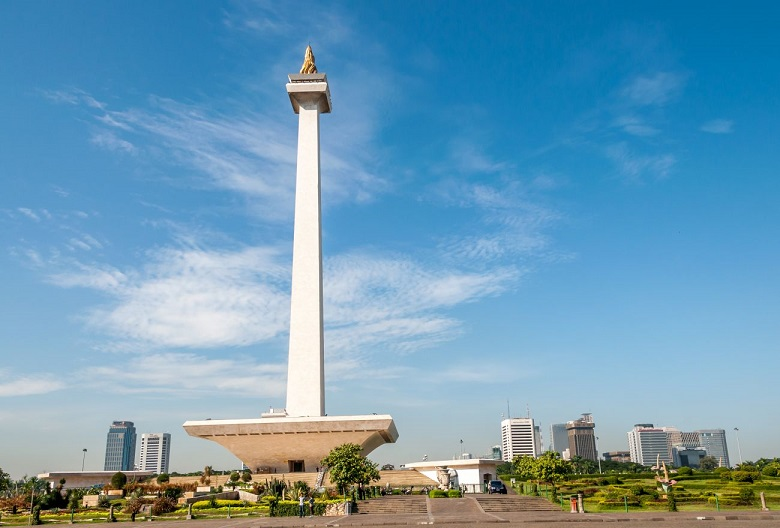
#> input picture Latihan/monas.jpg, 780 x 528 px
$ jupyter execute 'Latihan 1_2.ipynb'
#> lines starting #> are read from the running program, lines starting #| are printed output that depends on the picture
[cell 1]
import cv2 as cv
import numpy as np
from skimage.util import random_noise

[cell 2]
# Load the image
img = cv.imread("monas.jpg")
#> img is the input picture: shape (528, 780, 3); mean B, G, R 181.2, 155.6, 109.6
# Add salt-and-pepper noise to the image.
noise_img_snp = random_noise(img, mode='s&p',amount=0.05)
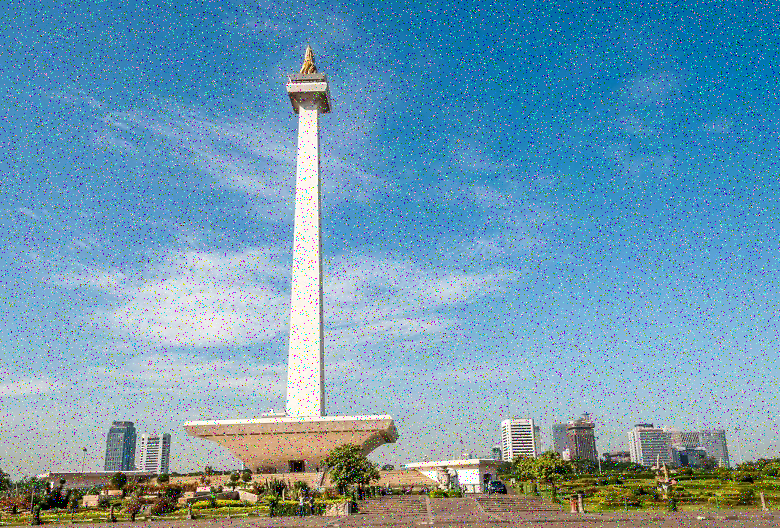
#> noise_img_snp: shape (528, 780, 3) float64; mean B, G, R 0.7, 0.605, 0.433
# Add gaussian noise to the image.
noise_img_gaussian = random_noise(img, mode='gaussian', mean=0, var=0.01)
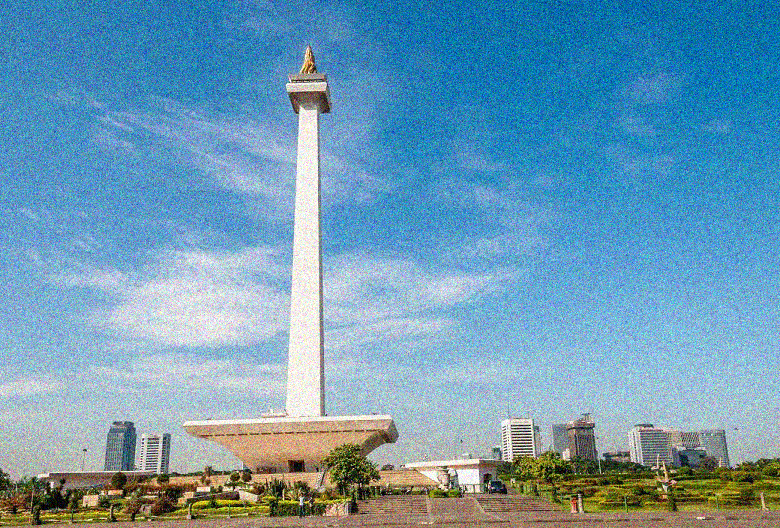
#> noise_img_gaussian: shape (528, 780, 3) float64; mean B, G, R 0.71, 0.609, 0.432
# Add speckle noise to the image.
noise_img_speckle = random_noise(img, mode='speckle')

[cell 3]
# The above function returns a floating-point image on the range [0, 1], thus we changed it to 'uint8' and from [0,255]
noise_img_snp = np.array(255*noise_img_snp, dtype = 'uint8')
noise_img_gaussian = np.array(255*noise_img_gaussian, dtype = 'uint8')
noise_img_speckle = np.array(255*noise_img_speckle, dtype = 'uint8')
# image reduction
kernel_3_3 = np.ones((3,3),np.float32)/9

[cell 4]
img_snp_average_filter = cv.filter2D(noise_img_snp,cv.CV_8U,kernel_3_3,(-1,-1), delta = 0,
borderType = cv.BORDER_DEFAULT)
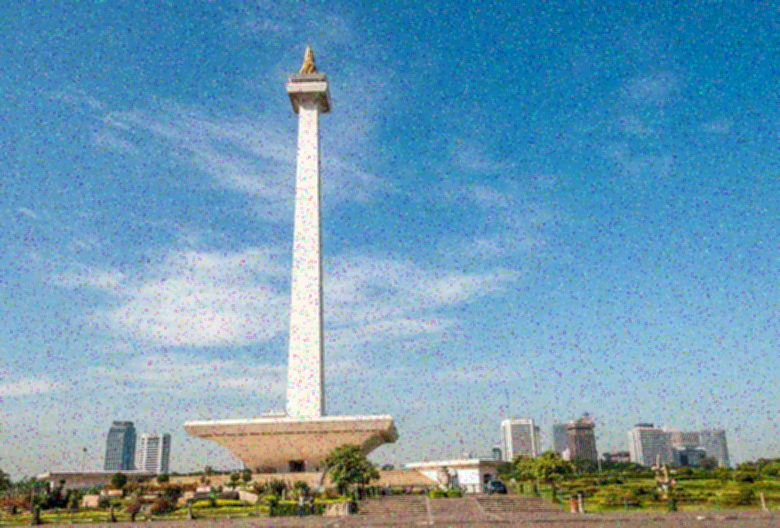
#> img_snp_average_filter: shape (528, 780, 3); mean B, G, R 178.4, 154.1, 110.4
img_snp_median_median = cv.medianBlur(noise_img_snp,3)
img_gaussian_average_filter = cv.filter2D(noise_img_gaussian,cv.CV_8U,kernel_3_3,(-1,-1), delta = 0,
borderType = cv.BORDER_DEFAULT)
img_gaussian_median_median = cv.medianBlur(noise_img_gaussian,3)
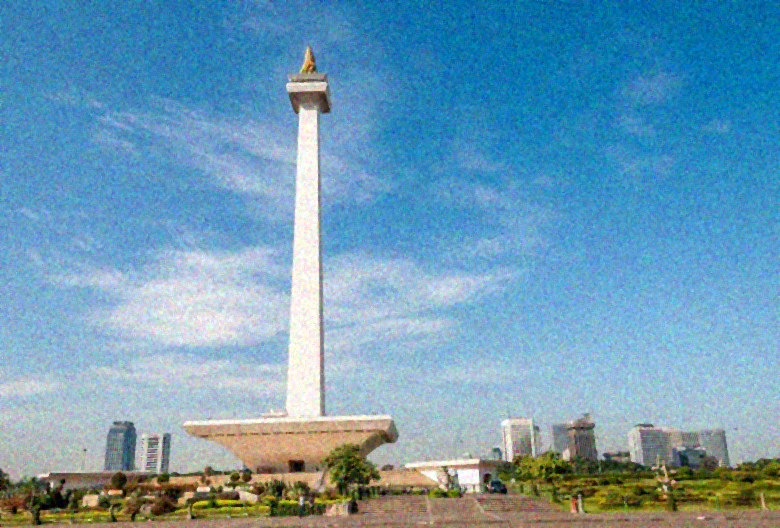
#> img_gaussian_median_median: shape (528, 780, 3); mean B, G, R 180.7, 155.1, 109.2
img_speckle_average_filter = cv.filter2D(noise_img_speckle,cv.CV_8U,kernel_3_3,(-1,-1), delta = 0,
borderType = cv.BORDER_DEFAULT)
img_speckle_median_median = cv.medianBlur(noise_img_speckle,3)
